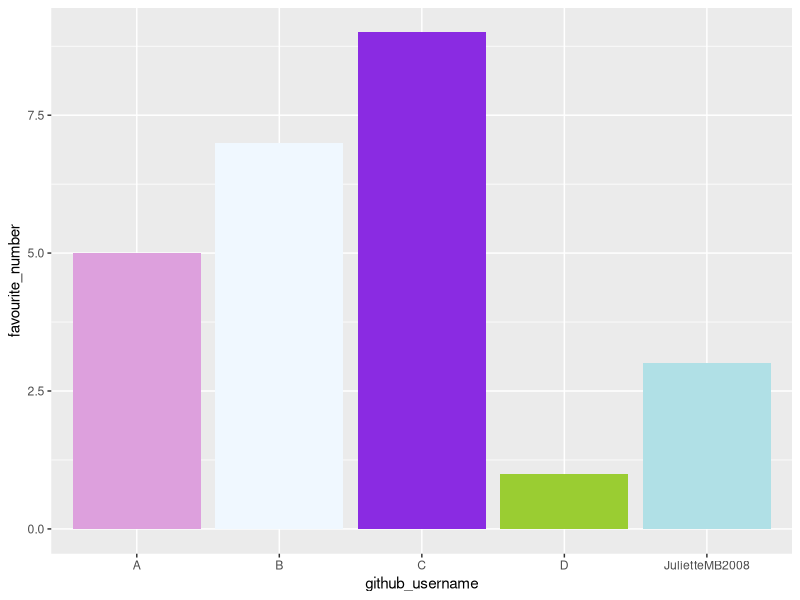

Reproduce this figure in R.
## ---- chunk 1
library(tidyverse) 
## ---- chunk 2
team_data <- tibble(
  name = c("Juliette", "A", "B", 
           "C", "D"),
  github_username = c("JulietteMB2008", "A", "B", 
                      "C", "D"), 
  colour = c("powderblue", "plum", "aliceblue", 
             "blueviolet", "yellowgreen"),
  hobby = c("Piano", "Running", "Knitting", 
            "Drawing", "Figure Skating"),
  favourite_number = c(3, 5, 7, 9, 1)
  )

team_data
## ---- chunk 3
p1 <- ggplot(data = team_data, 
             mapping = aes(x = github_username, 
                           y = favourite_number,
                           fill = colour), 
             ) +
   geom_col() +
   scale_fill_identity()
p1
